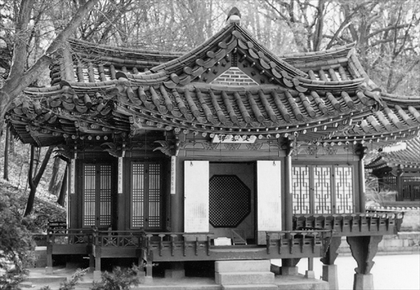
%> input picture house03.tif, 420 x 290 px, shrunk from 512 x 353 before the run
$ octave young12.m   (GNU Octave 9; MATLAB toolbox functions it lacks are replaced by stand-ins)
%> lines starting %> are read from the running program, lines starting %| are printed output that depends on the picture
close all
clear all

F = double(imread('house03.tif'))/255;
%> F: size 290x420 double; min 0, max 1, mean 0.452

[sz1, sz2] = size(F);
%> sz1 = 290; sz2 = 420

G = zeros(sz1,sz2);
c = 1.5;
r = 3;
for i = 1:sz1
    for j = 1:sz2
        G(i,j) = c * (F(i,j)^(r));
    end
end
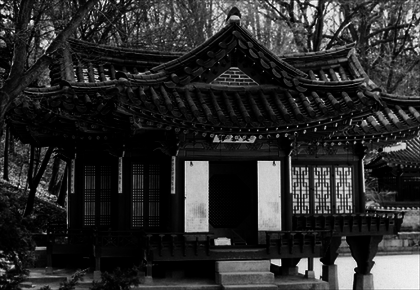
%> G: size 290x420 double; min 0, max 1.5, mean 0.26; drawn with min black and max white

colormap gray(256)
image(F*255)
figure
colormap gray(256)
image(G*255)
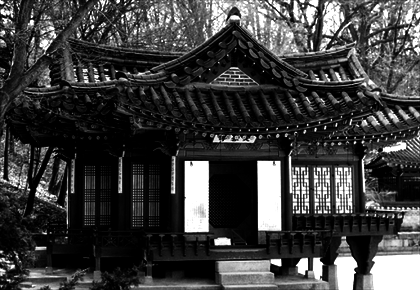
%> displayed picture: size 290x420x3, on the screen's scale of 0 to 255; min 0, max 255, mean 61.8

$ run again, with house02.tif copied over house03.tif
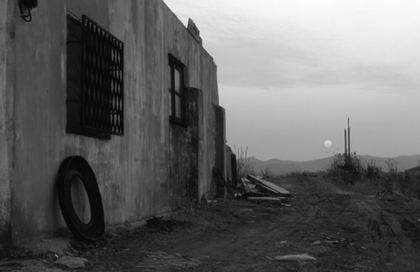
%> input picture house02.tif, 420 x 272 px, shrunk from 512 x 332 before the run
%> after the loop `for i = 1:sz1`:
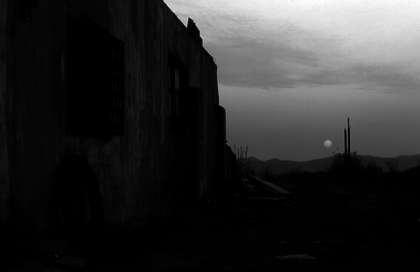
%> G: size 272x420 double; min 2.44e-06, max 1.48, mean 0.256; drawn with min black and max white
%> `image(G*255)`:
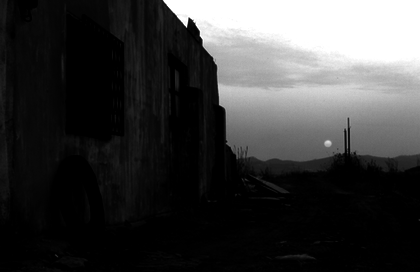
%> displayed picture: size 272x420x3, on the screen's scale of 0 to 255; min 0, max 255, mean 58.9

$ run again, with Boy02.tif copied over house03.tif
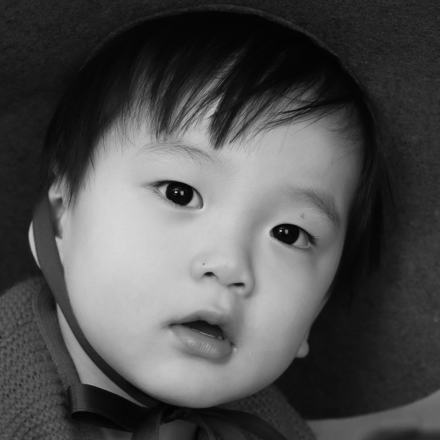
%> input picture Boy02.tif, 440 x 440 px
%> after the loop `for i = 1:sz1`:
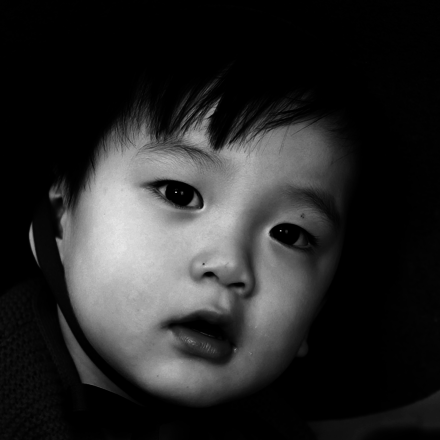
%> G: size 440x440 double; min 7.24e-07, max 0.899, mean 0.16
